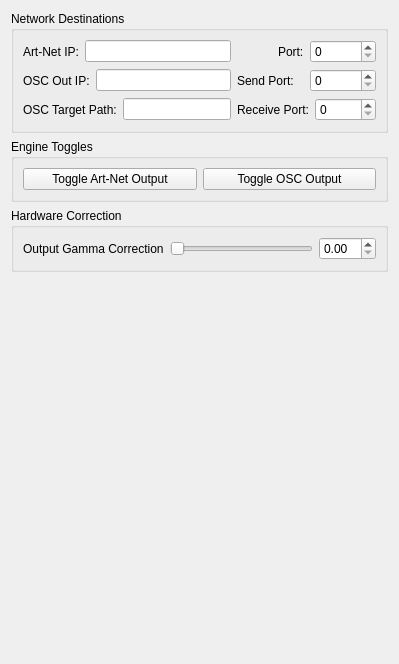
           <widget class="QWidget" name="tab">
            <attribute name="title">
             <string>5. Output</string>
            </attribute>
            <layout class="QVBoxLayout" name="verticalLayout_4">
             <item>
              <widget class="QGroupBox" name="groupBox_6">
               <property name="title">
                <string>Network Destinations</string>
               </property>
               <layout class="QGridLayout" name="gridLayout">
                <item row="0" column="0">
                 <layout class="QHBoxLayout" name="horizontalLayout_18">
                  <item>
                   <widget class="QLabel" name="label_">
                    <property name="text">
                     <string>Art-Net IP:</string>
                    </property>
                   </widget>
                  </item>
                  <item>
                   <widget class="QLineEdit" name="txt_art_ip"/>
                  </item>
                 </layout>
                </item>
                <item row="0" column="1">
                 <layout class="QHBoxLayout" name="horizontalLayout_19">
                  <item alignment="Qt::AlignmentFlag::AlignRight">
                   <widget class="QLabel" name="label_17">
                    <property name="text">
                     <string>Port:</string>
                    </property>
                   </widget>
                  </item>
                  <item>
                   <widget class="QSpinBox" name="spin_art_port">
                    <property name="maximum">
                     <number>99999</number>
                    </property>
                   </widget>
                  </item>
                 </layout>
                </item>
                <item row="1" column="0">
                 <layout class="QHBoxLayout" name="horizontalLayout_20">
                  <item>
                   <widget class="QLabel" name="label_1">
                    <property name="text">
                     <string>OSC Out IP:</string>
                    </property>
                   </widget>
                  </item>
                  <item>
                   <widget class="QLineEdit" name="txt_osc_ip"/>
                  </item>
                 </layout>
                </item>
                <item row="1" column="1">
                 <layout class="QHBoxLayout" name="horizontalLayout_22">
                  <item>
                   <widget class="QLabel" name="label_19">
                    <property name="text">
                     <string>Send Port:</string>
                    </property>
                   </widget>
                  </item>
                  <item>
                   <widget class="QSpinBox" name="spin_osc_out_port">
                    <property name="maximum">
                     <number>99999</number>
                    </property>
                   </widget>
                  </item>
                 </layout>
                </item>
                <item row="2" column="0">
                 <layout class="QHBoxLayout" name="horizontalLayout_21">
                  <item>
                   <widget class="QLabel" name="label_18">
                    <property name="text">
                     <string>OSC Target Path:</string>
                    </property>
                   </widget>
                  </item>
                  <item>
                   <widget class="QLineEdit" name="txt_osc_path"/>
                  </item>
                 </layout>
                </item>
                <item row="2" column="1">
                 <layout class="QHBoxLayout" name="horizontalLayout_23">
                  <item alignment="Qt::AlignmentFlag::AlignRight">
                   <widget class="QLabel" name="label_20">
                    <property name="text">
                     <string>Receive Port:</string>
                    </property>
                   </widget>
                  </item>
                  <item>
                   <widget class="QSpinBox" name="spin_osc_in_port">
                    <property name="maximum">
                     <number>99999</number>
                    </property>
                   </widget>
                  </item>
                 </layout>
                </item>
               </layout>
              </widget>
             </item>
             <item>
              <widget class="QGroupBox" name="groupBox_7">
               <property name="title">
                <string>Engine Toggles</string>
               </property>
               <layout class="QHBoxLayout" name="horizontalLayout_24">
                <item>
                 <widget class="QPushButton" name="btn_toggle_artnet">
                  <property name="text">
                   <string>Toggle Art-Net Output</string>
                  </property>
                 </widget>
                </item>
                <item>
                 <widget class="QPushButton" name="btn_toggle_osc">
                  <property name="text">
                   <string>Toggle OSC Output</string>
                  </property>
                 </widget>
                </item>
               </layout>
              </widget>
             </item>
             <item>
              <widget class="QGroupBox" name="groupBox_8">
               <property name="title">
                <string>Hardware Correction</string>
               </property>
               <layout class="QHBoxLayout" name="horizontalLayout_26">
                <item>
                 <layout class="QHBoxLayout" name="horizontalLayout_25">
                  <item>
                   <widget class="QLabel" name="label_21">
                    <property name="text">
                     <string>Output Gamma Correction</string>
                    </property>
                   </widget>
                  </item>
                  <item>
                   <widget class="QSlider" name="sld_led_gamma">
                    <property name="orientation">
                     <enum>Qt::Orientation::Horizontal</enum>
                    </property>
                   </widget>
                  </item>
                  <item>
                   <widget class="QDoubleSpinBox" name="spin_led_gamma"/>
                  </item>
                 </layout>
                </item>
               </layout>
              </widget>
             </item>
             <item>
              <spacer name="verticalSpacer_2">
               <property name="orientation">
                <enum>Qt::Orientation::Vertical</enum>
               </property>
               <property name="sizeHint" stdset="0">
                <size>
                 <width>20</width>
                 <height>381</height>
                </size>
               </property>
              </spacer>
             </item>
            </layout>
           </widget>
